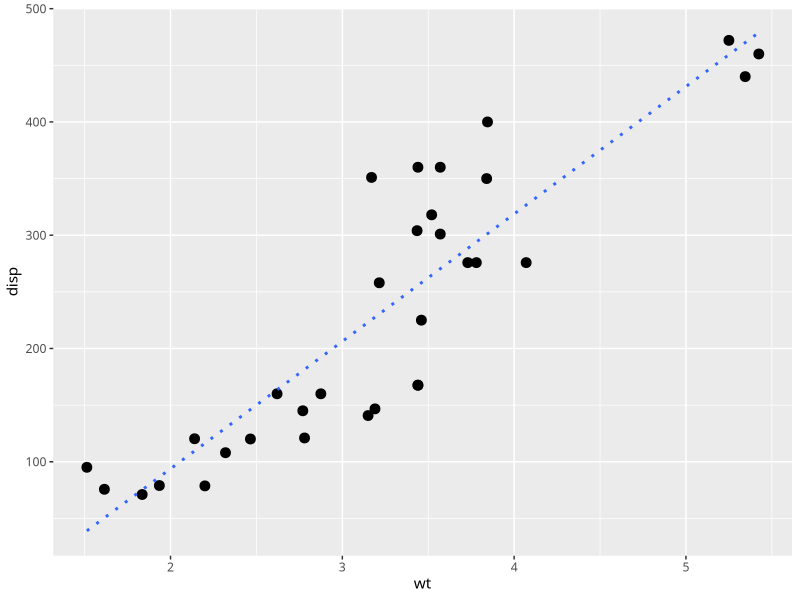
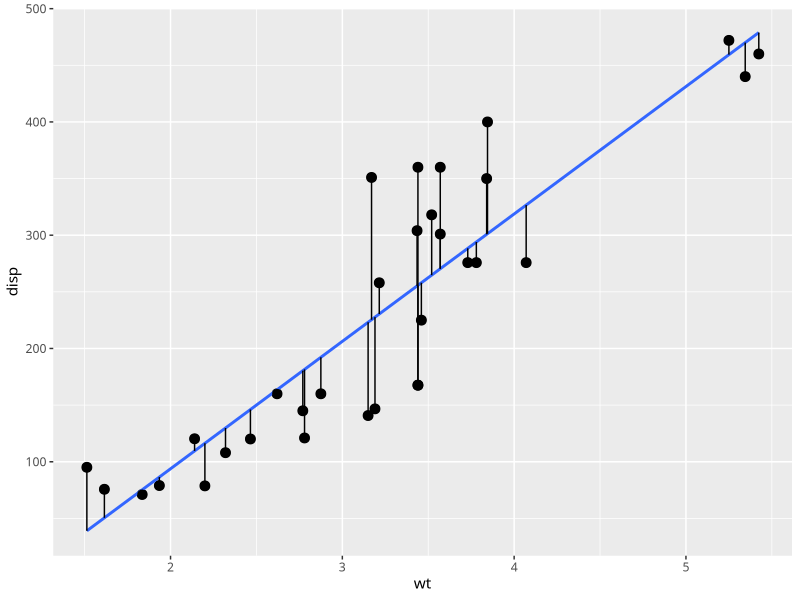

These figures' R source, in order:
rm(list=ls())
library(tidyverse)
old = theme_set(theme_gray(base_family = "HiraKakuProN-W3"))

data(mtcars)

# initial graph --------------------------------------
ggplot(data = mtcars, aes(x = wt, y = disp))+
  geom_point(size = 3)+
  geom_smooth(method = "lm", se = FALSE, lty=3, size=1)

# extracting parameters from lm model ----------------------
tmp <- lm(disp ~ wt, data = mtcars)
intercept <- tmp$coefficients[1]
slope <- tmp$coefficients[2]
residual <- lsfit(y = mtcars$disp, x = mtcars$wt)$residuals

m <- mtcars %>%
  dplyr::mutate(residual = residual)

# done ---------------------------------------
ggplot(data = m, mapping = aes(x = wt, y = disp))+
  geom_point(size = 3)+
  geom_smooth(method = "lm", se = FALSE)+
  geom_pointrange(data = dplyr::filter(m, residual > 0), aes(ymax = disp, ymin = disp - residual)) +
  geom_pointrange(data = dplyr::filter(m, residual < 0), aes(ymax = disp - residual, ymin = disp))

# 回帰分析を実行する ---------------------------------------------------------------

lm(disp~wt,data=mtcars)

summary(lm(disp~wt,data=mtcars))
